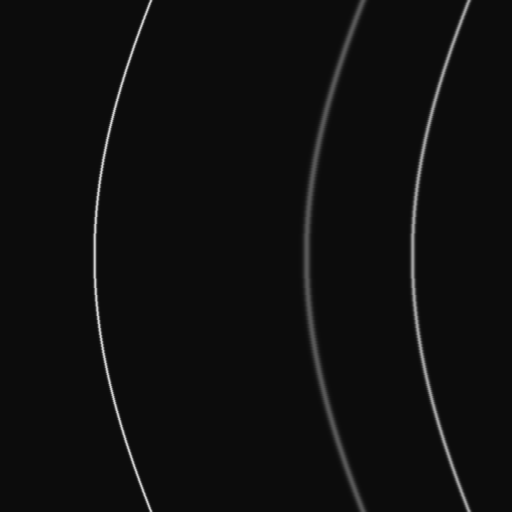
#> input picture Code/Assignment_1/Data/striped_mock_spectrogram.png, 1024 x 1024 px (shown at 1/2 size)
$ python -i smile_and_keystone.py   (imports and definitions only)
#> lines starting #> are read from the running program, lines starting #| are printed output that depends on the picture; after the words box and inside, x2 and y2 are one past the last pixel; in counts of white or black regions, pixels touching at a corner belong together
#> further down, picture is the input picture: shape (1024, 1024, 3); min 12, max 216, mean 15.1
''' Code for detecting and estimating smile and keystone, and calculating
the correction coefficients, as well as applying the correction.

Built on third go on detection of smile and keystone.
Uses one ar image and one hg image, masks them (0 and 1) and combines them.
Centre of masked points are found and used as GCPs and sorted onto grid.
GCPs are used to estimate smile and keystone in the system.

Updated: moving adjustable parameters to be input in the functions.

2021-11-24      MBH     - Created file.
2024-06-20      SB      - Modified file for TTK4265.

Note:
This file is based on the calibration functions from the HYPSO-1 project.
Not all functions will be necessary for the TTK4265 project, but they are
included for completeness.

You may need to edit these files to fit your project.
'''
import numpy as np
import matplotlib.pyplot as plt
import cv2
from scipy import ndimage
from calibration_functions import pixel_to_wavelength

# [269 lines left out: functions estimate_smile_and_keystone, model_smile_and_keystone, correct_smile_and_keystone, not called in this run]


#########################
### SMALLER FUNCTIONS ###
#########################

def get_centre_coordinates_from_masked_image( im ):
    ''' Input frame with masked points/blobs with values 0 and 1. OpenCV works
    with value range 0-255, so input values are scaled. Contours of points/
    blobs are detected, and the centre position calculated.
    Returns two lists with x- and y-coordinates, respectively.

    From example: https://learnopencv.com/find-center-of-blob-centroid-using-
    opencv-cpp-python/'''

    image_8bit = np.uint8(im * 255)
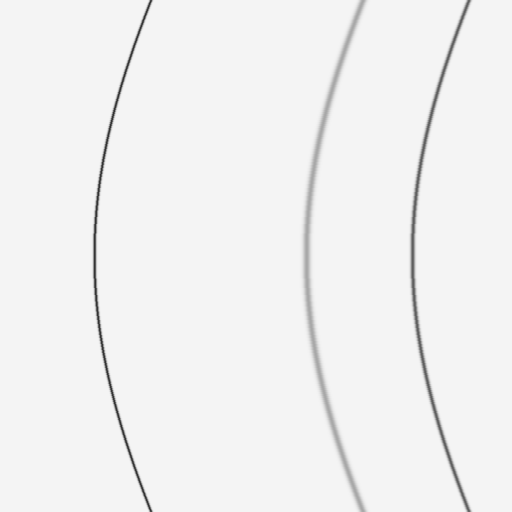
#> image_8bit: shape (1024, 1024, 3) (shown at 1/2 size); min 40, max 244, mean 240.9
    threshold_level = 127
    _, binarized = cv2.threshold(image_8bit, threshold_level, 255, cv2.THRESH_BINARY)
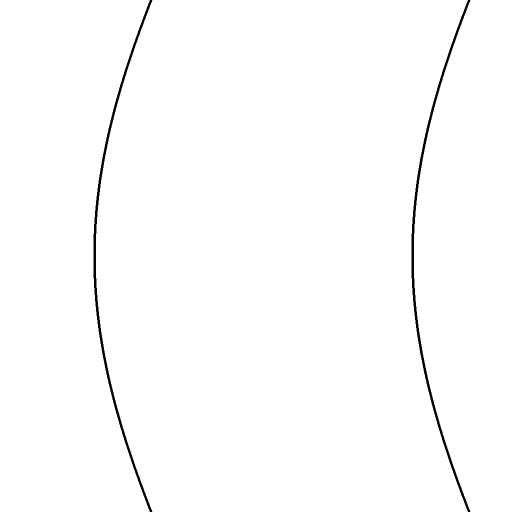
#> binarized: shape (1024, 1024, 3) (shown at 1/2 size); 99% white; 2 black regions, box (x1, y1, x2, y2) and area: (187, 0, 305, 1024) 5120, (823, 0, 941, 1024) 5120
#> (the run stopped early here; a loop or call above may not have finished)
